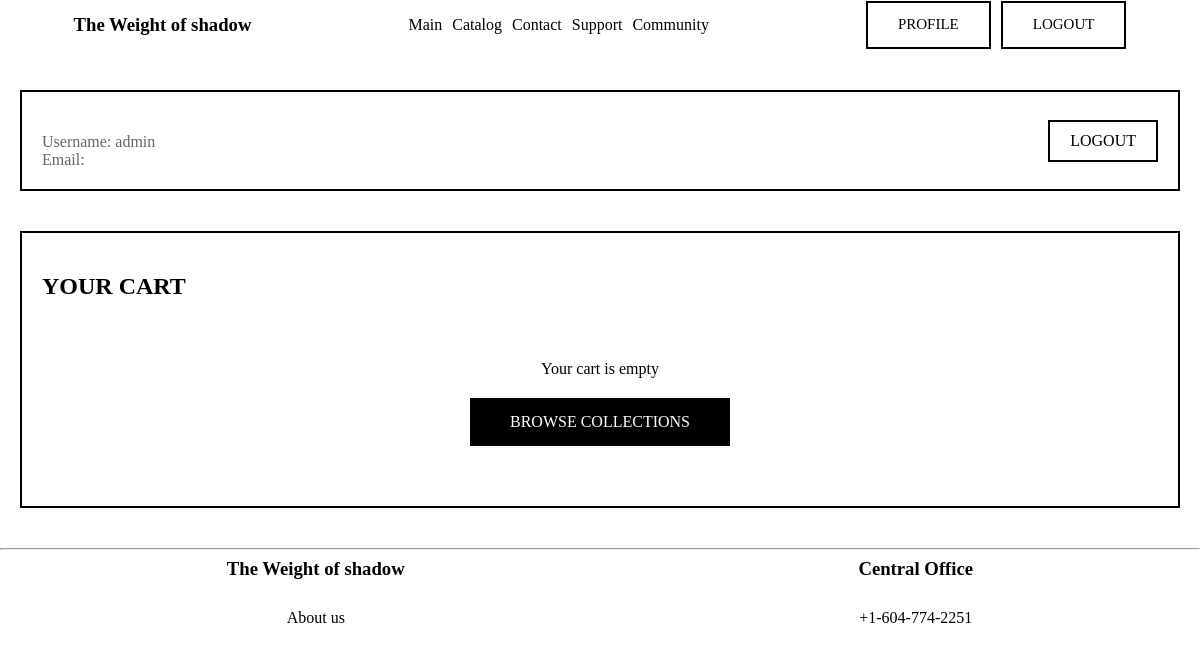
Before: /users/profile/ (signed in) with the older database file.
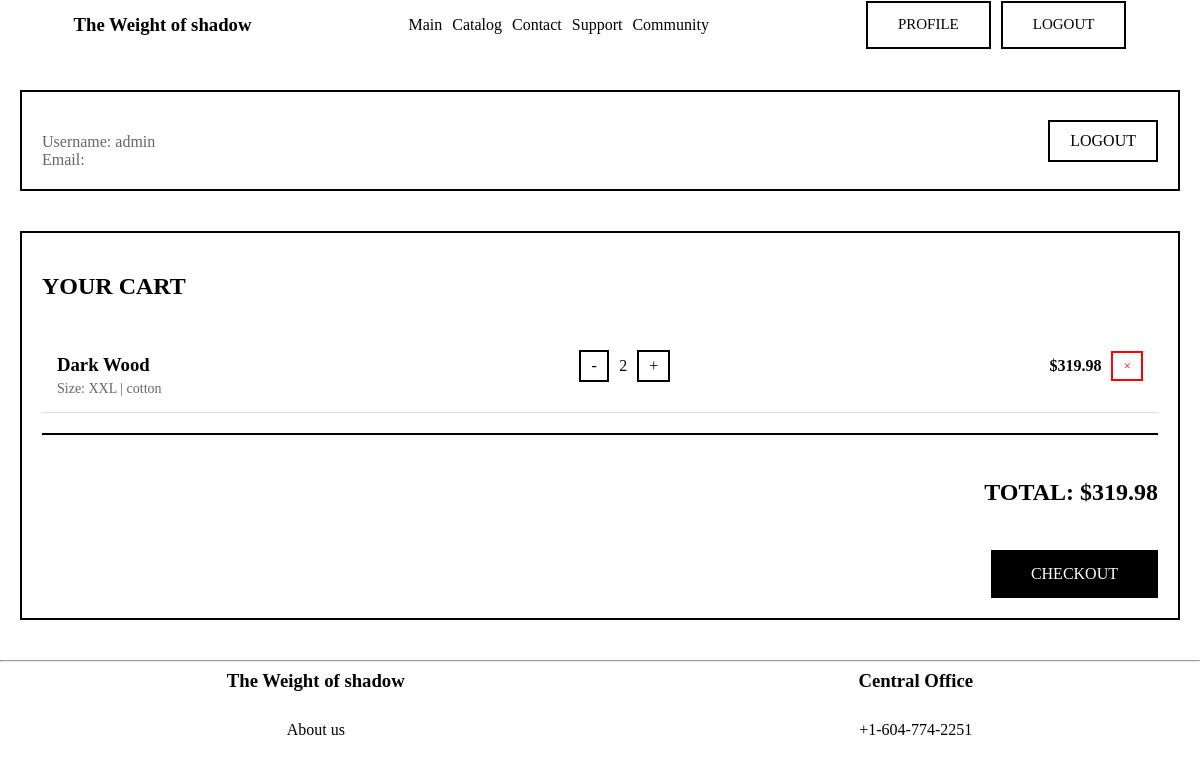
After: the same page with the newer database file.
### users/models.py (models this page shows, shortened)
class CartItem(models.Model):
    SIZE_CHOICES = [
        ('S', 'S'),
        ('M', 'M'),
        ('L', 'L'),
        ('XL', 'XL'),
        ('XXL', 'XXL'),
    ]
    cart = models.ForeignKey(Cart, on_delete=models.CASCADE, related_name='items')
    t_shirt = models.ForeignKey(T_shirt, on_delete=models.CASCADE, null=True, blank=True)
    sweatshirt = models.ForeignKey(Sweatshirt, on_delete=models.CASCADE, null=True, blank=True)
    quantity = models.PositiveIntegerField(default=1)
    size = models.CharField(max_length=5, choices=SIZE_CHOICES, default='S')
    added_at = models.DateTimeField(auto_now_add=True)
    def get_item(self):
        if self.t_shirt:
            return self.t_shirt
        return self.sweatshirt
    def get_price(self):
        item = self.get_item()
        if not item:
            return 0
        price_str = item.price
        price_str = price_str.replace(' ', '').replace(',', '.').replace('$', '')
        try:
            base_price = float(price_str)
        except ValueError:
            base_price = 0
        size_prices = {
            'S': 0,
            'M': 10,
            'L': 20,
            'XL': 30,
            'XXL': 40
        }
        return base_price + size_prices.get(self.size, 0)
    def get_total_price(self):
        return self.get_price() * self.quantity
    class Meta:
        unique_together = ['cart', 't_shirt', 'sweatshirt', 'size']

### catalog/models.py (models this page shows, shortened)
class Sweatshirt(models.Model):
    type_collections = [
        ("Modern Minimalism", "Modern Minimalism"),
        ("The promise of hope","The promise of hope"),
        ("The Crying Machiavelli", "The Crying Machiavelli"),
        ("Blood money", "Blood money"),
        ("The March Collection", "The March Collection")
    ]
    image = models.ImageField(default='null', blank=True, null= True)
    image2 = models.URLField(max_length=250, blank=True, null= True)
    name = models.CharField(max_length=100)
    structure = models.CharField(max_length=100, default='cotton')
    price = models.CharField(max_length=20)
    collections_type = models.CharField(default='Modern Minimalism',choices=type_collections)
    text = models.TextField('about')

### users/views.py (the view)
# urls.py: path('profile/', views.profile_view, name='profile'),  # Это должно быть!
@login_required
def profile_view(request):
    cart, created = Cart.objects.get_or_create(user=request.user)
    cart_items = cart.items.all()
    total_price = cart.get_total_price()
    context = {
        'user': request.user,
        'cart_items': cart_items,
        'total_price': total_price,
    }
    return render(request, 'users/profile.html', context)

### users/models.py (called while the page is built)
    def get_total_price(self):
        total = 0
        for item in self.items.all():
            total += item.get_total_price()
        return total

### users/templates/users/profile.html (shortened to what this page needs)
{% extends 'myapp/layout.html' %}
{% load static %}
{% block content %}
<div class="profile-container">
    <div class="profile-header">
        <div class="user-info">
            <p>Username: {{ user.username }}</p>
            <p>Email: {{ user.email }}</p>
        </div>
        <a href="{% url 'users:logout' %}" class="logout-button">LOGOUT</a>
    </div>
    <div class="cart-section">
        <h2>YOUR CART</h2>
        {% if cart_items %}
            {% for item in cart_items %}
            <div class="cart-item">
                <div class="item-info">
                    <h3>{{ item.get_item.name }}</h3>
                    <p>Size: {{ item.size }} | {{ item.get_item.structure }}</p>
                </div>
                <div class="item-quantity">
                    <form method="post" action="{% url 'users:update_cart' item.id %}" class="quantity-form">
                        <button type="submit" class="quantity-btn">-</button>
                    </form>
                    <span style="font-family: algerian;">{{ item.quantity }}</span>
                    <form method="post" action="{% url 'users:update_cart' item.id %}" class="quantity-form">
                        <button type="submit" class="quantity-btn">+</button>
                    </form>
                </div>
                <div class="item-price">
                    ${{ item.get_total_price|floatformat:2 }}
                </div>
                <form method="post" action="{% url 'users:update_cart' item.id %}">
                    <button type="submit" class="remove-btn">×</button>
                </form>
            </div>
            {% endfor %}
            <div class="cart-total">
                <h3>TOTAL: ${{ total_price|floatformat:2 }}</h3>
                <a href="{% url 'users:checkout' %}" class="checkout-btn">CHECKOUT</a>
            </div>
        {% else %}
            <div class="empty-cart">
                <p>Your cart is empty</p>
                <a href="{% url 'collections:collec' %}" class="checkout-btn" style="margin-top: 20px;">BROWSE COLLECTIONS</a>
            </div>
        {% endif %}
    </div>
</div>
{% endblock %}

Changed rows visible on the page:
added CartItem: get_item.name "Dark Wood", size "XXL", get_item.structure "cotton", quantity "2", get_total_price "319.98"
Other visible differences:
{{ total_price|floatformat:2 }}: (not shown) → "319.98"
text no longer shown: "Your cart is empty BROWSE COLLECTIONS"
text now shown: "TOTAL: $ CHECKOUT"
